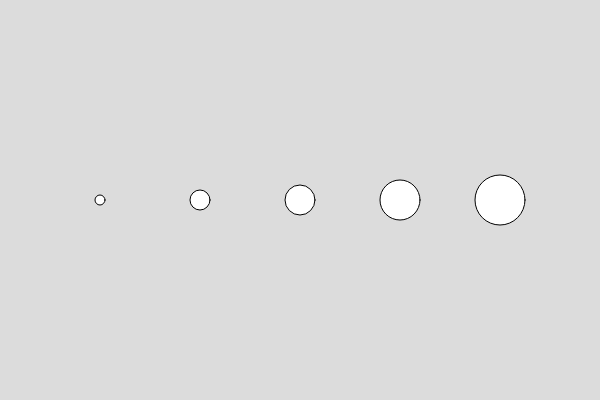
Frame 1 (no input)
Frame 60 (no input): identical to frame 1, image omitted
Frame 120 (the mouse pressed at the canvas centre since frame 60): identical to frame 1, image omitted

The p5.js sketch that drew this single still picture (run headless with seeded random() and noise() and a simulated clock; from frame 60 on, the mouse is pressed at the canvas centre):

// p5.js sketch
// ── sketch.js
function setup() {
	createCanvas(600, 400);
}

function draw() {
	background(220);

	for (var x = 100; x < width; x = x + 100) {
		ellipse(x,200,x/10,x/10)
	}

}
